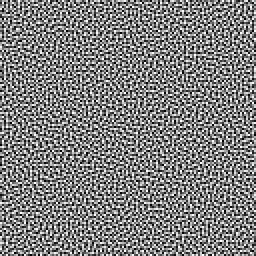
#> input picture bluenoise/128_128/LDR_LLL1_0.png, 128 x 128 px (shown 2 times larger)
$ python -i simulate_cyanotype.py   (imports and definitions only)
#> lines starting #> are read from the running program, lines starting #| are printed output that depends on the picture
#> further down, picture is the input picture: shape (128, 128, 3); min 0, max 255, mean 127.5
import cv2
import pandas as pd
import numpy as np
import argparse
import sys

# [28 lines left out: functions add_paper_grain, apply_gradient_map, not called in this run]

def simulate_dot_gain(image, spread=1, softening=0.8):
    # Cyanotype "ink" is dark, so we expand the black areas
    # We use a morphology filter to expand the dark pixels (erosion on grayscale)
#> called with spread = 1, softening = 0.8
    kernel = np.ones((3,3), np.uint8)
    ink_spread = cv2.erode(image, kernel, iterations=spread)
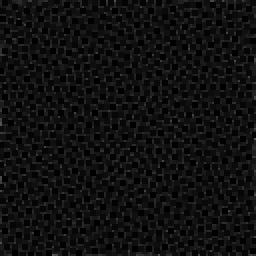
#> ink_spread: shape (128, 128, 3) (shown 2 times larger); min 0, max 92, mean 16.1

    # Soften the edges to simulate UV light scatter/bleeding
    # This turns hard digital dots into soft organic shapes
    blurred = cv2.GaussianBlur(ink_spread, (3,3), 0)
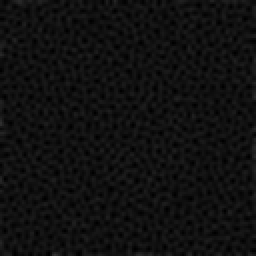
#> blurred: shape (128, 128, 3) (shown 2 times larger); min 0, max 51, mean 16.1

    # Blend the original dither with the spread version
    return cv2.addWeighted(image, 1 - softening, blurred, softening, 0)
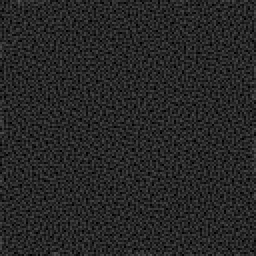
#> returned value: shape (128, 128, 3) (shown 2 times larger); min 0, max 84, mean 38.4

# [67 lines left out: function simulate_print, not called in this run]

# [12 lines not run here, left out]

>>> import cv2
>>> picture = cv2.imread('bluenoise/128_128/LDR_LLL1_0.png')
>>> result = simulate_dot_gain(picture)
